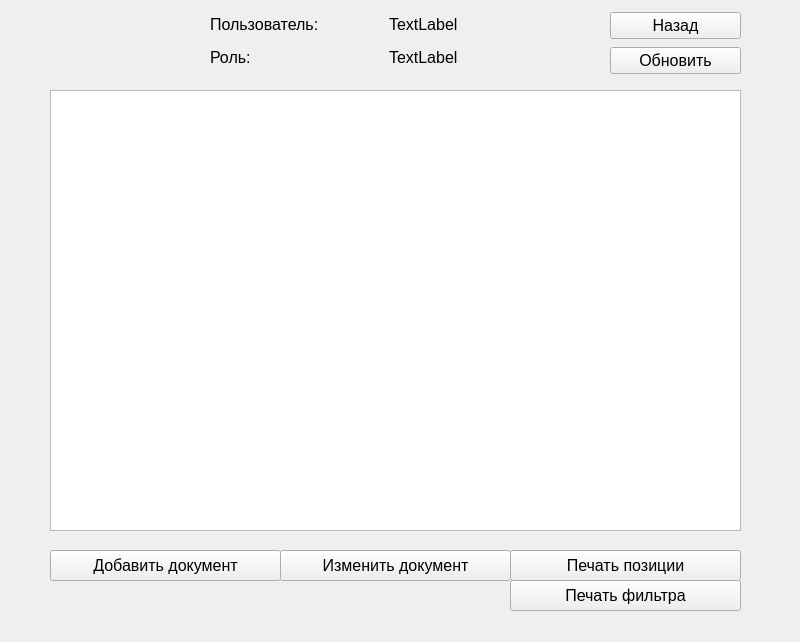
<?xml version="1.0" encoding="UTF-8"?>
<ui version="4.0">
 <class>MainUsersWorkersInventory</class>
 <widget class="QMainWindow" name="MainUsersWorkersInventory">
  <property name="geometry">
   <rect>
    <x>0</x>
    <y>0</y>
    <width>800</width>
    <height>642</height>
   </rect>
  </property>
  <property name="windowTitle">
   <string>Инвентаризация</string>
  </property>
  <property name="windowIcon">
   <iconset resource="src.qrc">
    <normaloff>:/images/img/logopm.png</normaloff>:/images/img/logopm.png</iconset>
  </property>
  <property name="styleSheet">
   <string notr="true">#centralwidget{
border-image: url(:/images/img/fonpril.png);
}
</string>
  </property>
  <widget class="QWidget" name="centralwidget">
   <widget class="QWidget" name="layoutWidget">
    <property name="geometry">
     <rect>
      <x>610</x>
      <y>10</y>
      <width>131</width>
      <height>68</height>
     </rect>
    </property>
    <layout class="QVBoxLayout" name="verticalLayout_4">
     <item>
      <widget class="QPushButton" name="btnClose">
       <property name="font">
        <font>
         <pointsize>12</pointsize>
        </font>
       </property>
       <property name="text">
        <string>Назад</string>
       </property>
      </widget>
     </item>
     <item>
      <widget class="QPushButton" name="btnRefresh">
       <property name="font">
        <font>
         <pointsize>12</pointsize>
        </font>
       </property>
       <property name="text">
        <string>Обновить</string>
       </property>
      </widget>
     </item>
    </layout>
   </widget>
   <widget class="QPushButton" name="pbAdd">
    <property name="geometry">
     <rect>
      <x>50</x>
      <y>550</y>
      <width>231</width>
      <height>31</height>
     </rect>
    </property>
    <property name="font">
     <font>
      <pointsize>12</pointsize>
     </font>
    </property>
    <property name="text">
     <string>Добавить документ</string>
    </property>
   </widget>
   <widget class="QPushButton" name="pbPrint">
    <property name="geometry">
     <rect>
      <x>510</x>
      <y>550</y>
      <width>231</width>
      <height>31</height>
     </rect>
    </property>
    <property name="font">
     <font>
      <pointsize>12</pointsize>
     </font>
    </property>
    <property name="text">
     <string>Печать позиции</string>
    </property>
   </widget>
   <widget class="QWidget" name="layoutWidget_2">
    <property name="geometry">
     <rect>
      <x>210</x>
      <y>10</y>
      <width>351</width>
      <height>61</height>
     </rect>
    </property>
    <layout class="QVBoxLayout" name="verticalLayout_3">
     <item>
      <layout class="QHBoxLayout" name="horizontalLayout_3">
       <item>
        <widget class="QLabel" name="label_3">
         <property name="font">
          <font>
           <pointsize>12</pointsize>
          </font>
         </property>
         <property name="text">
          <string>Пользователь:</string>
         </property>
        </widget>
       </item>
       <item>
        <widget class="QLabel" name="lblUser">
         <property name="font">
          <font>
           <pointsize>12</pointsize>
          </font>
         </property>
         <property name="text">
          <string>TextLabel</string>
         </property>
        </widget>
       </item>
      </layout>
     </item>
     <item>
      <layout class="QHBoxLayout" name="horizontalLayout_4">
       <item>
        <widget class="QLabel" name="label_4">
         <property name="font">
          <font>
           <pointsize>12</pointsize>
          </font>
         </property>
         <property name="text">
          <string>Роль:                </string>
         </property>
        </widget>
       </item>
       <item>
        <widget class="QLabel" name="lblPost">
         <property name="font">
          <font>
           <pointsize>12</pointsize>
          </font>
         </property>
         <property name="text">
          <string>TextLabel</string>
         </property>
        </widget>
       </item>
      </layout>
     </item>
    </layout>
   </widget>
   <widget class="QTableView" name="tbSklad">
    <property name="geometry">
     <rect>
      <x>50</x>
      <y>90</y>
      <width>691</width>
      <height>441</height>
     </rect>
    </property>
   </widget>
   <widget class="QPushButton" name="pbEdit">
    <property name="geometry">
     <rect>
      <x>280</x>
      <y>550</y>
      <width>231</width>
      <height>31</height>
     </rect>
    </property>
    <property name="font">
     <font>
      <pointsize>12</pointsize>
     </font>
    </property>
    <property name="text">
     <string>Изменить документ</string>
    </property>
   </widget>
   <widget class="QPushButton" name="pbPrintFilter">
    <property name="geometry">
     <rect>
      <x>510</x>
      <y>580</y>
      <width>231</width>
      <height>31</height>
     </rect>
    </property>
    <property name="font">
     <font>
      <pointsize>12</pointsize>
     </font>
    </property>
    <property name="text">
     <string>Печать фильтра</string>
    </property>
   </widget>
  </widget>
 </widget>
 <resources>
  <include location="src.qrc"/>
 </resources>
 <connections/>
</ui>
